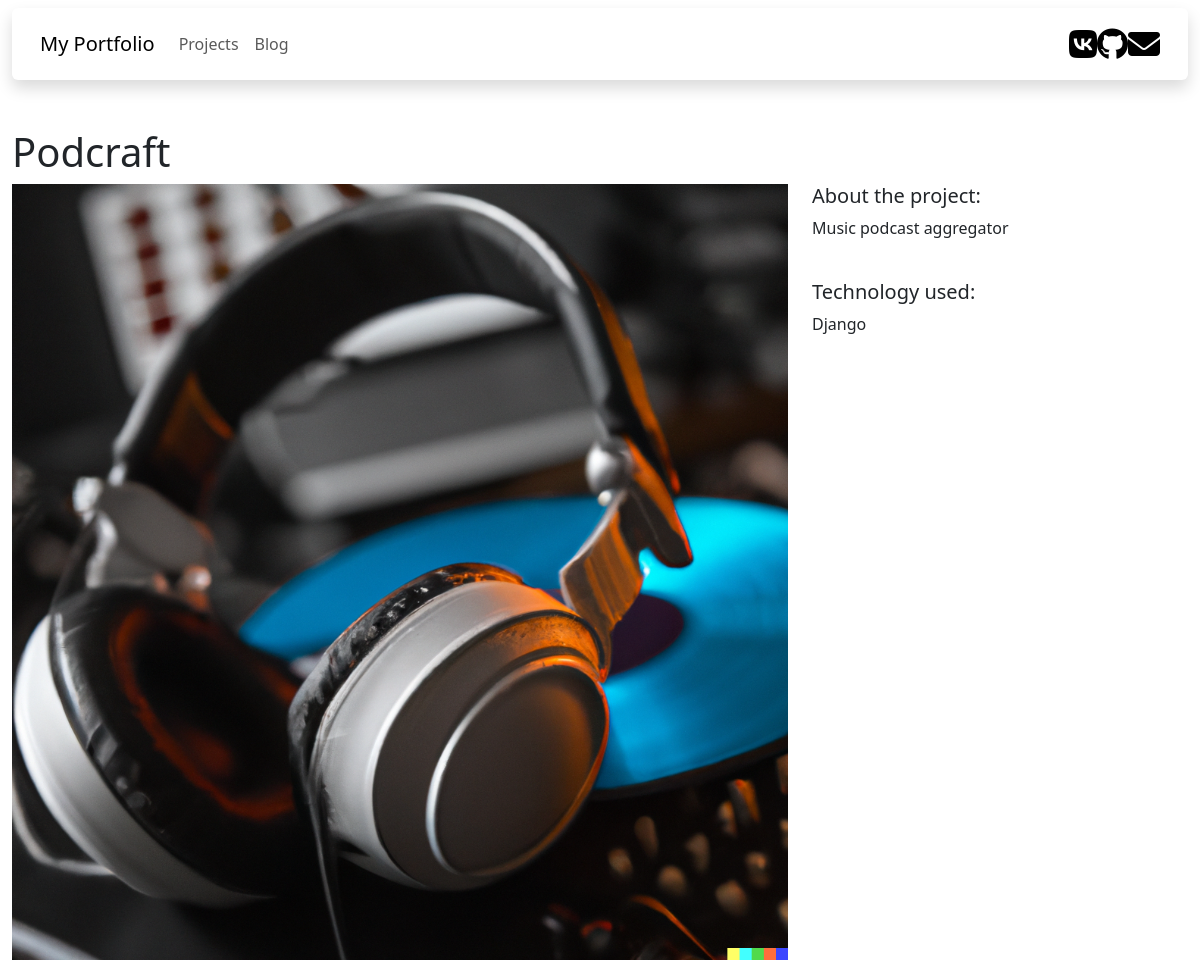
The page /projects/2/ on the database as committed earlier.
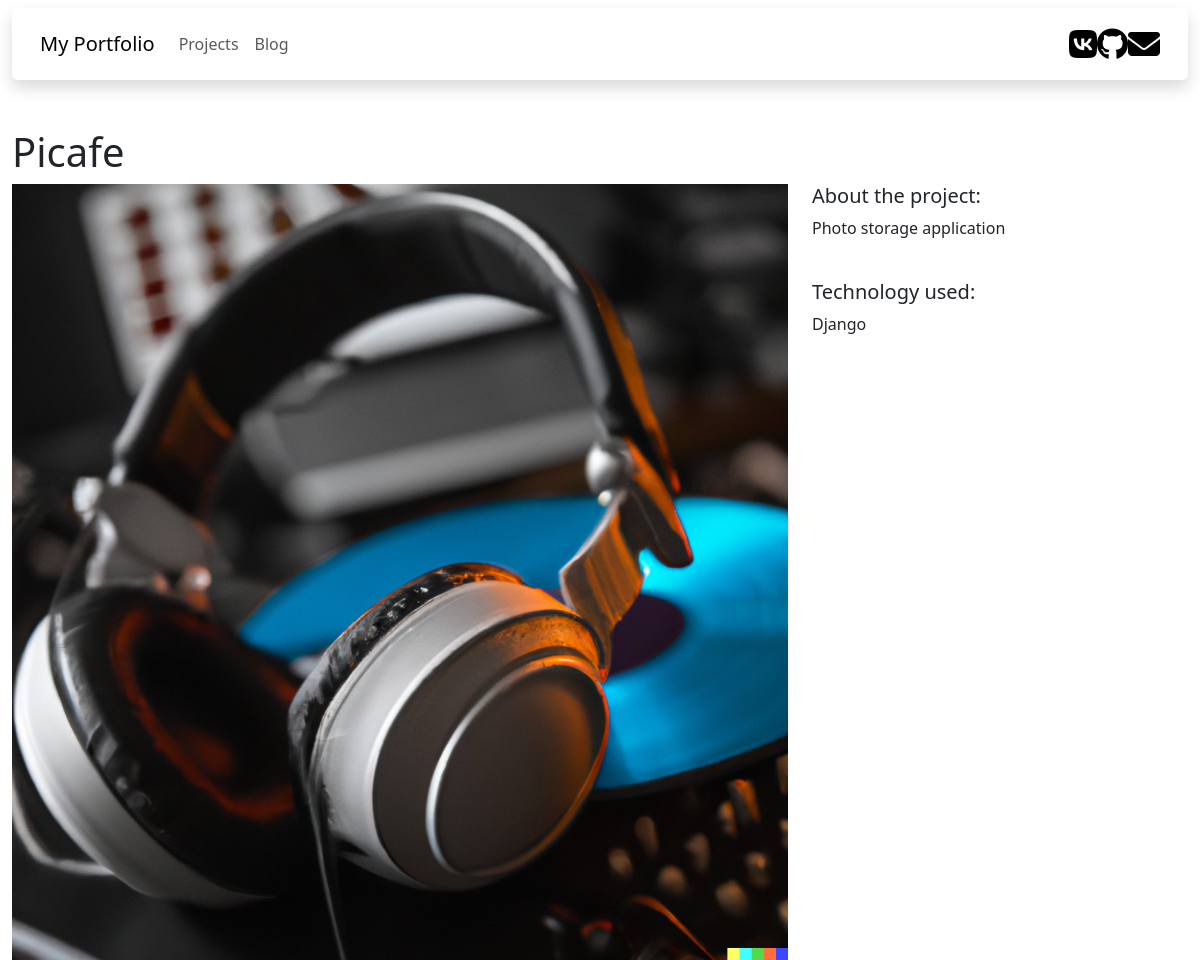
The same page on the database as committed later.
### projects/models.py (models this page shows)
class Project(models.Model):
    title = models.CharField(max_length=100)
    description = models.TextField()
    technology = models.CharField(max_length=20)
    image = models.FilePathField(path="D:\Projects\portfolio\static\img")

### projects/views.py (the view)
# urls.py: path("<int:pk>/", views.project_detail, name="project_detail"),
def project_detail(request, pk):
    project = Project.objects.get(pk=pk)
    context = {
        'project': project
    }
    return render(request, 'project_detail.html', context)

### portfolio/templates/project_detail.html
{% extends "base.html" %}
{% load static %}
{% block page_content %}
<h1>{{ project.title }}</h1>
<div class="row">
    <div class="col-md-8">
        <img src="{% static project.image %}" alt="" width="100%">
    </div>
    <div class="col-md-4">
        <h5>About the project:</h5>
        <p>{{ project.description }}</p>
        <br>
        <h5>Technology used:</h5>
        <p>{{ project.technology }}</p>
    </div>
</div>
{% endblock %}

Rows that differ between the two databases and show on the page:
changed Project "Django": title "Podcraft" → "Picafe"; description "Music podcast aggregator" → "Photo storage application"
